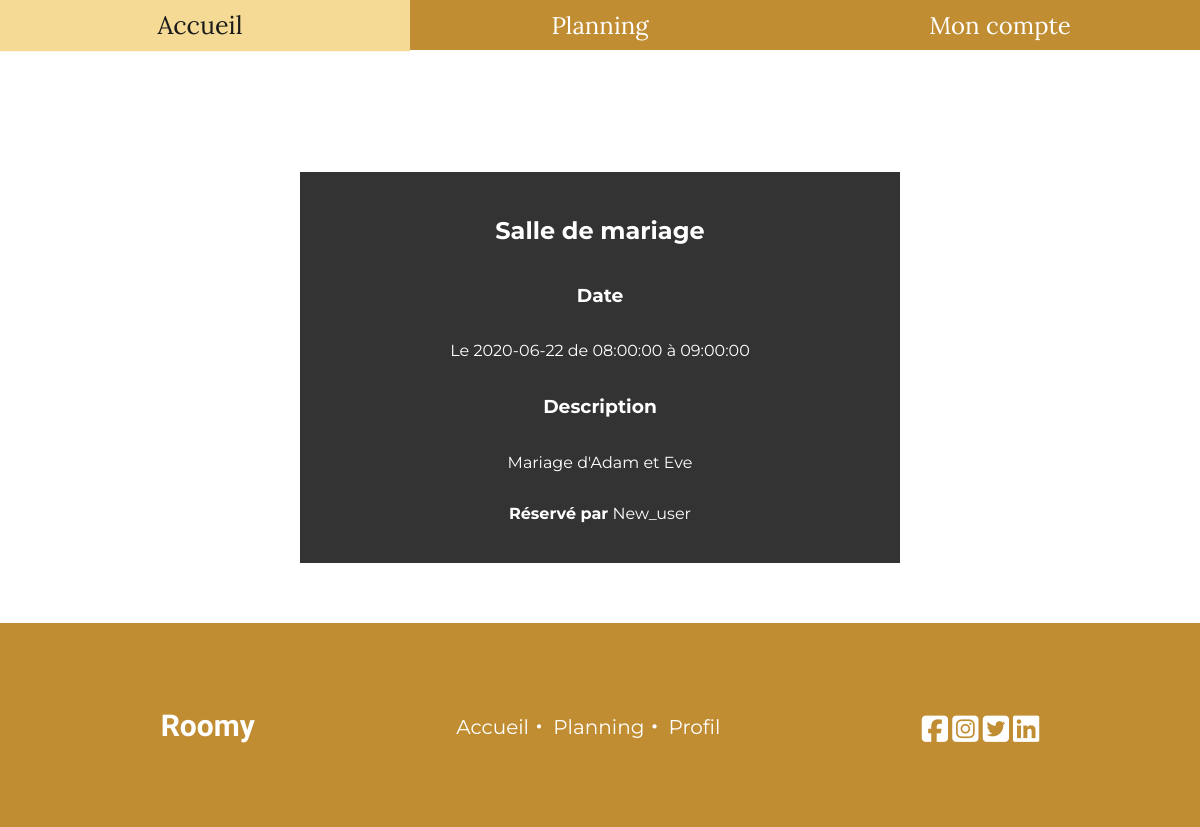
The app's page /reservation.php?id=23 (signed in) with its own data.
### tables this page shows
CREATE TABLE IF NOT EXISTS `reservations` (
  `id` int(11) NOT NULL AUTO_INCREMENT,
  `titre` varchar(255) NOT NULL,
  `description` text NOT NULL,
  `debut` datetime NOT NULL,
  `fin` datetime NOT NULL,
  `id_utilisateur` int(11) NOT NULL,
  PRIMARY KEY (`id`)
);

CREATE TABLE IF NOT EXISTS `utilisateurs` (
  `id` int(11) NOT NULL AUTO_INCREMENT,
  `login` varchar(255) NOT NULL,
  `password` varchar(255) NOT NULL,
  PRIMARY KEY (`id`)
);

### reservation.php (the view, shortened to what this page needs)
<!doctype html>
<html lang="fr" dir="ltr">
<head>
    <link rel="stylesheet" href="styles/css/style.css">
</head>
<body class="body-reservation">
<header>
    <?php
    include("header.php");
    $errors = [];
    $id_reservation = $_GET['id'];
    $request = "SELECT id, titre, description, cast(debut as time), cast(fin as time), cast(debut as date),id_utilisateur FROM `reservationsalles`.`reservations` WHERE id = '$id_reservation'";
    $query = mysqli_query($db, $request);
    $reservation = mysqli_fetch_array($query);
    if (empty($reservation)) {
        $errors[] = "Cette réservation n'existe pas !";
    } else {
        $reservation['heure_debut'] = $reservation['cast(debut as time)'];
        $reservation['heure_fin'] = $reservation['cast(fin as time)'];
        $reservation['date'] = $reservation['cast(debut as date)'];
        $user_id = $reservation['id_utilisateur'];
        $request2 = "SELECT login FROM `reservationsalles`.`utilisateurs` WHERE id = '$user_id'";
        $query2 = mysqli_query($db, $request2);
        $user_login = mysqli_fetch_array($query2);
    }
    ?>
</header>
<main>
    <?php
    if (empty($errors)) { ?>
        <div class="content reservation-event">
            <h2><?= $reservation['titre'] ?></h2>
            <h3>Date</h3>
            <p>Le <?= $reservation['date'] ?> de <?= $reservation['heure_debut'] ?>
                à <?= $reservation['heure_fin'] ?></p>
            <h3>Description</h3>
            <p><?= $reservation['description'] ?></p>
            <p><span>Réservé par</span> <?= $user_login[0] ?></p>
        </div>
        <?php
    } ?>
</main>
<footer>
    <?php
    include("footer.php") ?>
</footer>
</body>
</html>

### styles/css/style.css (style rules this page uses)
:root { --dark: #1A1A1A; --light: #EBEBEB; --gold: #c08d32; --soft-gold: #F5DA95; --dark-gold: #CE8025; }
.content { max-width: 1400px; margin: 0 auto; height: 100%; display: flex; flex-direction: column; }
html, body { margin: 0; padding: 0; }
* { transition: ease 0.05s; box-sizing: border-box; }
header { background-color: #c08d32; color: white; font-family: 'Lora'; border-bottom:0.5px solid white; z-index:4; }
.reservation-form h2, p { font-family: 'Montserrat', sans-serif; }
.body-reservation { background:url(https://majoliechambre.fr/wp-content/uploads/2019/07/papier-peint-fleurs-dor%C3%83%C2%A9es-compressor.png) center fixed; background-size:contain; }
.reservation-event { margin-top:10%; font-family: 'Montserrat', sans-serif; background-color:#333; color:white; padding:2%; margin-bottom: 5%; width:50%; text-align: center; }
.reservation-event h2 { text-align:center; }
.reservation-event span { font-weight:bold; }

### records on screen
reservations: titre "Salle de mariage", description "Mariage d'Adam et Eve"
utilisateurs: login "New_user"

### other values on screen
$reservation['date'] "2020-06-22"
$reservation['heure_debut'] "08:00:00"
$reservation['heure_fin'] "09:00:00"
